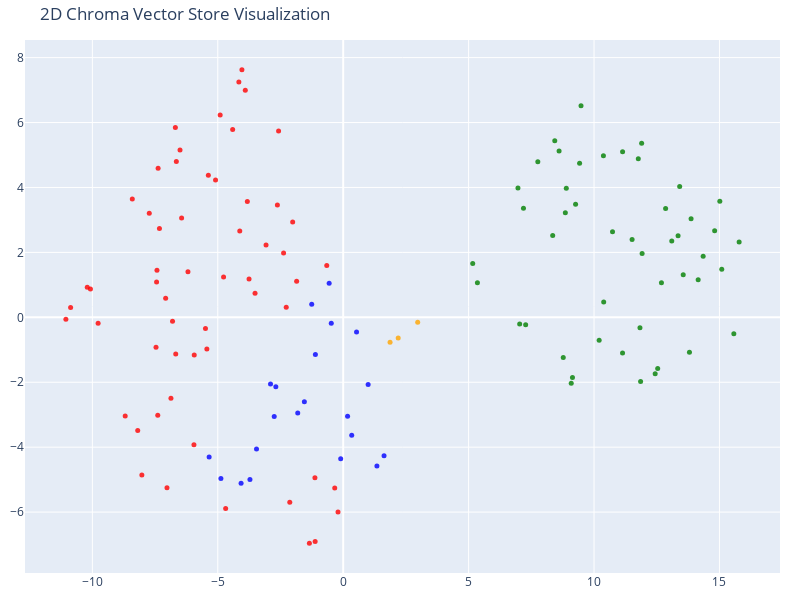

Notebook source saved alongside this figure:
### Code cell
# Use TSNE to reduce to 2D

tsne = TSNE(n_components=2, random_state=42)
reduced_vectors = tsne.fit_transform(vectors)

# Criar o gráfico 2D
fig = go.Figure(data=[go.Scatter(
    x=reduced_vectors[:, 0],
    y=reduced_vectors[:, 1],
    mode='markers',
    marker=dict(size=5, color=colors, opacity=0.8),
    text=[f"Type: {t}<br>Text: {d[:100]}..." for t, d in zip(doc_types, documents)],
    hoverinfo='text'
)])

fig.update_layout(
    title='2D Chroma Vector Store Visualization',
    scene=dict(xaxis_title='x', yaxis_title='y'),
    width=800,
    height=600,
    margin=dict(r=20, b=10, l=10, t=40)
)

# Mostrar o gráfico
fig.show()

### Figure 1 — Plotly figure (JSON) as saved in the notebook; plotly's stock layout.template omitted (floating-point values rounded to 4 significant figures)
{"data": [{"hoverinfo": "text", "marker": {"color": ["orange", "orange", "orange", "red", "red", "red", "red", "red", "red", "red", "red", "red", "red", "red", "red", "red", "red", "red", "red", "red", "red", "red", "red", "red", "red", "red", "red", "red", "red", "red", "red", "red", "red", "red", "red", "red", "red", "red", "red", "red", "red", "red", "red", "red", "red", "red", "red", "red", "red", "red", "red", "red", "red", "red", "red", "red", "red", "red", "red", "red", "green", "green", "green", "green", "green", "green", "green", "green", "green", "green", "green", "green", "green", "green", "green", "green", "green", "green", "green", "green", "green", "green", "green", "green", "green", "green", "green", "green", "green", "green", "green", "green", "green", "green", "green", "green", "green", "green", "green", "green", "green", "green", "green", "green", "green", "green", "green", "blue", "blue", "blue", "blue", "blue", "blue", "blue", "blue", "blue", "blue", "blue", "blue", "blue", "blue", "blue", "blue", "blue", "blue", "blue", "blue", "blue"], "opacity": 0.8, "size": 5}, "mode": "markers", "text": ["Type: company<br>Text: # About Insurellm\n\nInsurellm was founded by Avery Lancaster in 2015 as an insurance tech startup des...", "Type: company<br>Text: # Careers at Insurellm\n\nInsurellm is hiring! We are looking for talented software engineers, data sc...", "Type: company<br>Text: # Overview of Insurellm\n\nInsurellm is an innovative insurance tech firm with 200 employees across th...", "Type: contracts<br>Text: # Contract Agreement\n\n**Client Name**: Premier Auto Insurance Co.  \n**Product Name**: Carllm  \n\n---\n...", "Type: contracts<br>Text: ---\n\n## Renewal\n\n1. **Automatic Renewal**: This contract will automatically renew for successive one...", "Type: contracts<br>Text: ---\n\n## Features\n\n1. **AI-Powered Risk Assessment**: Comprehensive tools that analyze driver behavio...", "Type: contracts<br>Text: ---\n\n## Support\n\n1. **Customer Support Availability**: Insurellm shall provide technical support to ...", "Type: contracts<br>Text: **Authorized Signatures**:\n\n*Premier Auto Insurance Co.*  \n_________________________  \nName: [Client...", "Type: contracts<br>Text: # Contract with Apex Reinsurance for Rellm: AI-Powered Enterprise Reinsurance Solution\n\n## Terms\n\n1....", "Type: contracts<br>Text: ## Renewal\n\n1. **Automatic Renewal**: This Agreement will automatically renew for successive one-yea...", "Type: contracts<br>Text: 2. **Seamless Integrations**: The architecture of Rellm allows for easy integration with existing sy...", "Type: contracts<br>Text: 1. **Technical Support**: Provider shall offer dedicated technical support to the Client via phone, ...", "Type: contracts<br>Text: **Insurellm, Inc.**  \n_____________________________  \nAuthorized Signature   \nDate: ________________...", "Type: contracts<br>Text: # Contract with Belvedere Insurance for Markellm\n\n## Terms\nThis Contract (\"Agreement\") is made and e...", "Type: contracts<br>Text: ## Renewal\n1. **Renewal Terms**: This Agreement may be renewed for additional one-year terms upon mu...", "Type: contracts<br>Text: ## Features\n1. **AI-Powered Matching**: Belvedere Insurance will benefit from Markellm's AI-powered ...", "Type: contracts<br>Text: ## Support\n1. **Technical Support**: Technical support will be available from 9 AM to 7 PM EST, Mond...", "Type: contracts<br>Text: **Belvedere Insurance**  \nSignature: ______________________  \nName: [Authorized Signatory]  \nTitle: ...", "Type: contracts<br>Text: # Contract with BrightWay Solutions for Markellm\n\n**Contract Date:** October 5, 2023  \n**Contract ID...", "Type: contracts<br>Text: 3. **Service Level Agreement (SLA):**  \n   Insurellm commits to a 99.9% uptime for the platform with...", "Type: contracts<br>Text: 2. **Real-Time Quote Availability:**  \n   Consumers sourced via BrightWay Solutions will receive rea...", "Type: contracts<br>Text: 3. **Training and Onboarding:**  \n   Insurellm agrees to provide one free training session on how to...", "Type: contracts<br>Text: # Contract with EverGuard Insurance for Rellm: AI-Powered Enterprise Reinsurance Solution\n\n**Contrac...", "Type: contracts<br>Text: 4. **Usage Rights**: EverGuard Insurance is granted a non-exclusive, non-transferable license to acc...", "Type: contracts<br>Text: 1. **Core Functionality**: Rellm provides EverGuard Insurance with advanced AI-driven analytics, sea...", "Type: contracts<br>Text: 1. **Customer Support**: Insurellm will provide EverGuard Insurance with 24/7 customer support, incl...", "Type: contracts<br>Text: ---\n\n**Signatures**  \n**For Insurellm**: __________________________  \n**Name**: John Smith  \n**Title...", "Type: contracts<br>Text: # Contract with GreenField Holdings for Markellm\n\n**Effective Date:** November 15, 2023  \n**Contract...", "Type: contracts<br>Text: ## Renewal\n1. **Automatic Renewal**: This contract will automatically renew for sequential one-year ...", "Type: contracts<br>Text: ## Features\n1. **AI-Powered Matching**: Access to advanced algorithms that connect GreenField Holdin...", "Type: contracts<br>Text: ## Support\n1. **Customer Support Access**: The Client will have access to dedicated support through ...", "Type: contracts<br>Text: **Signatures:**  \n_________________________                           _________________________  \n**...", "Type: contracts<br>Text: # Contract with Greenstone Insurance for Homellm\n\n---\n\n## Terms\n\n1. **Parties**: This Contract (\"Agr...", "Type: contracts<br>Text: 4. **Payment Terms**: \n   - The Customer shall pay an amount of $10,000 per month for the Standard T...", "Type: contracts<br>Text: ---\n\n## Features\n\n- **AI-Powered Risk Assessment**: Customer will have access to enhanced risk evalu...", "Type: contracts<br>Text: - **Customer Portal**: A dedicated portal will be provided, allowing the Customer's clients to manag...", "Type: contracts<br>Text: ______________________________  \n[Name], [Title]  \nDate: ______________________\n\n**For Greenstone In...", "Type: contracts<br>Text: # Contract with GreenValley Insurance for Homellm\n\n**Contract Date:** October 6, 2023  \n**Contract N...", "Type: contracts<br>Text: 4. **Confidentiality:** Both parties agree to maintain the confidentiality of proprietary informatio...", "Type: contracts<br>Text: 1. **AI-Powered Risk Assessment:** Access to advanced AI algorithms for real-time risk evaluations.\n...", "Type: contracts<br>Text: 3. **Regular Updates:** Insurellm will offer ongoing updates and enhancements to the Homellm platfor...", "Type: contracts<br>Text: # Contract with Pinnacle Insurance Co. for Homellm\n\n## Terms\nThis contract (\"Contract\") is entered i...", "Type: contracts<br>Text: ## Renewal\n1. **Renewal Terms**: At the end of the initial term, this Contract shall automatically r...", "Type: contracts<br>Text: ## Features\n1. **AI-Powered Risk Assessment**: Utilized for tailored underwriting decisions specific...", "Type: contracts<br>Text: ## Support\n1. **Technical Support**: Insurellm shall provide 24/7 technical support via an email and...", "Type: contracts<br>Text: # Contract with Roadway Insurance Inc. for Carllm\n\n---\n\n## Terms\n\n1. **Agreement Effective Date**: T...", "Type: contracts<br>Text: ---\n\n## Renewal\n\n1. **Automatic Renewal**: This agreement will automatically renew for an additional...", "Type: contracts<br>Text: ---\n\n## Features\n\n1. **Access to Core Features**: Roadway Insurance Inc. will have access to all Pro...", "Type: contracts<br>Text: ---\n\n## Support\n\n1. **Technical Support**: Roadway Insurance Inc. will receive priority technical su...", "Type: contracts<br>Text: # Contract with Stellar Insurance Co. for Rellm\n\n## Terms\nThis contract is made between **Insurellm*...", "Type: contracts<br>Text: ### Termination\nEither party may terminate this agreement with a **30-day written notice**. In the e...", "Type: contracts<br>Text: ## Features\nStellar Insurance Co. will receive access to the following features of the Rellm product...", "Type: contracts<br>Text: ## Support\nInsurellm provides Stellar Insurance Co. with the following support services:\n\n- **24/7 T...", "Type: contracts<br>Text: # Contract with TechDrive Insurance for Carllm\n\n**Contract Date:** October 1, 2024  \n**Contract Dura...", "Type: contracts<br>Text: ## Renewal\n\n1. **Automatic Renewal**: This contract shall automatically renew for additional one-yea...", "Type: contracts<br>Text: ## Support\n\n1. **Customer Support**: Insurellm will provide 24/7 customer support to TechDrive Insur...", "Type: contracts<br>Text: **TechDrive Insurance Representative:**  \nName: Sarah Johnson  \nTitle: Operations Director  \nDate: _...", "Type: contracts<br>Text: # Contract with Velocity Auto Solutions for Carllm\n\n**Contract Date:** October 1, 2023  \n**Contract ...", "Type: contracts<br>Text: ## Renewal\n\n1. **Automatic Renewal**: This contract will automatically renew for successive 12-month...", "Type: contracts<br>Text: ## Support\n\n1. **Customer Support**: Velocity Auto Solutions will have access to Insurellm’s custome...", "Type: employees<br>Text: # HR Record\n\n# Alex Chen\n\n## Summary\n- **Date of Birth:** March 15, 1990  \n- **Job Title:** Backend ...", "Type: employees<br>Text: ## Annual Performance History\n- **2020:**  \n  - Completed onboarding successfully.  \n  - Met expecta...", "Type: employees<br>Text: ## Compensation History\n- **2020:** Base Salary: $80,000  \n- **2021:** Base Salary Increase to $90,0...", "Type: employees<br>Text: Alex Chen continues to be a vital asset at Insurellm, contributing significantly to innovative backe...", "Type: employees<br>Text: # HR Record\n\n# Alex Harper\n\n## Summary\n- **Date of Birth**: March 15, 1993  \n- **Job Title**: Sales ...", "Type: employees<br>Text: ## Annual Performance History  \n- **2021**:  \n  - **Performance Rating**: 4.5/5  \n  - **Key Achievem...", "Type: employees<br>Text: - **2022**:  \n  - **Base Salary**: $65,000 (Promotion to Senior SDR)  \n  - **Bonus**: $13,000 (20% o...", "Type: employees<br>Text: # HR Record\n\n# Alex Thomson\n\n## Summary\n- **Date of Birth:** March 15, 1995  \n- **Job Title:** Sales...", "Type: employees<br>Text: ## Annual Performance History  \n- **2022** - Rated as \"Exceeds Expectations.\" Alex Thomson achieved ...", "Type: employees<br>Text: ## Other HR Notes\n- Alex Thomson is an active member of the Diversity and Inclusion committee at Ins...", "Type: employees<br>Text: # Avery Lancaster\n\n## Summary\n- **Date of Birth**: March 15, 1985  \n- **Job Title**: Co-Founder & Ch...", "Type: employees<br>Text: - **2010 - 2013**: Business Analyst at Edge Analytics  \n  Prior to joining Innovate, Avery worked as...", "Type: employees<br>Text: - **2018**: **Exceeds Expectations**  \n  Under Avery’s pivoted vision, Insurellm launched two new su...", "Type: employees<br>Text: - **2022**: **Satisfactory**  \n  Avery focused on rebuilding team dynamics and addressing employee c...", "Type: employees<br>Text: ## Compensation History\n- **2015**: $150,000 base salary + Significant equity stake  \n- **2016**: $1...", "Type: employees<br>Text: ## Other HR Notes\n- **Professional Development**: Avery has actively participated in leadership trai...", "Type: employees<br>Text: # HR Record\n\n# Emily Carter\n\n## Summary\n- **Date of Birth:** August 12, 1990  \n- **Job Title:** Acco...", "Type: employees<br>Text: - **2017-2019:** Marketing Intern  \n  - Assisted with market research and campaign development for s...", "Type: employees<br>Text: ## Compensation History\n| Year | Base Salary | Bonus         | Total Compensation |\n|------|--------...", "Type: employees<br>Text: Emily Carter exemplifies the kind of talent that drives Insurellm's success and is an invaluable ass...", "Type: employees<br>Text: # HR Record\n\n# Emily Tran\n\n## Summary\n- **Date of Birth:** March 18, 1991  \n- **Job Title:** Digital...", "Type: employees<br>Text: - **January 2017 - May 2018**: Marketing Intern  \n  - Supported the Marketing team by collaborating ...", "Type: employees<br>Text: - **2021**:  \n  - Performance Rating: Meets Expectations  \n  - Key Achievements: Contributed to the ...", "Type: employees<br>Text: - **Professional Development Goals**:  \n  - Emily Tran aims to become a Marketing Manager within the...", "Type: employees<br>Text: # HR Record\n\n# Jordan Blake\n\n## Summary\n- **Date of Birth:** March 15, 1993  \n- **Job Title:** Sales...", "Type: employees<br>Text: ## Annual Performance History\n- **2021:** First year at Insurellm; achieved 90% of monthly targets. ...", "Type: employees<br>Text: ## Other HR Notes\n- Jordan has shown an interest in continuing education, actively participating in ...", "Type: employees<br>Text: # HR Record\n\n# Jordan K. Bishop\n\n## Summary\n- **Date of Birth:** March 15, 1990\n- **Job Title:** Fro...", "Type: employees<br>Text: ## Annual Performance History\n- **2019:** Exceeds Expectations - Continuously delivered high-quality...", "Type: employees<br>Text: ## Compensation History\n- **June 2018:** Starting Salary - $85,000\n- **June 2019:** Salary Increase ...", "Type: employees<br>Text: ## Other HR Notes\n- Jordan K. Bishop has been an integral part of club initiatives, including the In...", "Type: employees<br>Text: # HR Record\n\n# Maxine Thompson\n\n## Summary\n- **Date of Birth:** January 15, 1991  \n- **Job Title:** ...", "Type: employees<br>Text: ## Insurellm Career Progression\n- **January 2017 - October 2018**: **Junior Data Engineer**  \n  * Ma...", "Type: employees<br>Text: ## Annual Performance History\n- **2017**: *Meets Expectations*  \n  Maxine showed potential in her ro...", "Type: employees<br>Text: - **2021**: *Exceeds Expectations*  \n  Maxine spearheaded the transition to a new data warehousing s...", "Type: employees<br>Text: ## Compensation History\n- **2017**: $70,000 (Junior Data Engineer)  \n- **2018**: $75,000 (Junior Dat...", "Type: employees<br>Text: # HR Record\n\n# Oliver Spencer\n\n## Summary\n- **Date of Birth**: May 14, 1990  \n- **Job Title**: Backe...", "Type: employees<br>Text: ## Annual Performance History\n- **2018**: **3/5** - Adaptable team player but still learning to take...", "Type: employees<br>Text: ## Compensation History\n- **March 2018**: Initial salary of $80,000.\n- **July 2019**: Salary increas...", "Type: employees<br>Text: # Samantha Greene\n\n## Summary\n- **Date of Birth:** October 14, 1990\n- **Job Title:** HR Generalist\n-...", "Type: employees<br>Text: ## Annual Performance History\n- **2020:** Exceeds Expectations  \n  Samantha Greene demonstrated exce...", "Type: employees<br>Text: ## Compensation History\n- **2020:** Base Salary - $55,000  \n  The entry-level salary matched industr...", "Type: employees<br>Text: - **2023:** Base Salary - $70,000  \n  Recognized for substantial improvement in employee relations m...", "Type: employees<br>Text: # HR Record\n\n# Samuel Trenton\n\n## Summary\n- **Date of Birth:** April 12, 1989  \n- **Job Title:** Sen...", "Type: employees<br>Text: ## Annual Performance History\n- **2023:** Rating: 4.5/5  \n  *Samuel exceeded expectations, successfu...", "Type: employees<br>Text: ## Compensation History\n- **2023:** Base Salary: $115,000 + Bonus: $15,000  \n  *Annual bonus based o...", "Type: employees<br>Text: - **Engagement in Company Culture:** Regularly participates in team-building events and contributes ...", "Type: products<br>Text: # Product Summary\n\n# Carllm\n\n## Summary\n\nCarllm is an innovative auto insurance product developed by...", "Type: products<br>Text: - **Instant Quoting**: With Carllm, insurance companies can offer near-instant quotes to customers, ...", "Type: products<br>Text: - **Mobile Integration**: Carllm is designed to work seamlessly with mobile applications, providing ...", "Type: products<br>Text: - **Professional Tier**: $2,500/month\n  - For medium-sized companies.\n  - All Basic Tier features pl...", "Type: products<br>Text: ### Q2 2025: Customer Experience Improvements\n- Launch of a new **mobile app** for end-users.\n- Intr...", "Type: products<br>Text: # Product Summary\n\n# Homellm\n\n## Summary\nHomellm is an innovative home insurance product developed b...", "Type: products<br>Text: ### 2. Dynamic Pricing Model\nWith Homellm's innovative dynamic pricing model, insurance providers ca...", "Type: products<br>Text: ### 5. Multi-Channel Integration\nHomellm seamlessly integrates into existing insurance platforms, pr...", "Type: products<br>Text: - **Basic Tier:** Starting at $5,000/month for small insurers with basic integration features.\n- **S...", "Type: products<br>Text: All tiers include a comprehensive training program and ongoing updates to ensure optimal performance...", "Type: products<br>Text: With Homellm, Insurellm is committed to transforming the landscape of home insurance, ensuring both ...", "Type: products<br>Text: # Product Summary\n\n# Markellm\n\n## Summary\n\nMarkellm is an innovative two-sided marketplace designed ...", "Type: products<br>Text: - **User-Friendly Interface**: Designed with user experience in mind, Markellm features an intuitive...", "Type: products<br>Text: - **Customer Support**: Our dedicated support team is always available to assist both consumers and ...", "Type: products<br>Text: ### For Insurance Companies:\n- **Basic Listing Fee**: $199/month for a featured listing on the platf...", "Type: products<br>Text: ### Q3 2025\n- Initiate a comprehensive marketing campaign targeting both consumers and insurers to i...", "Type: products<br>Text: # Product Summary\n\n# Rellm: AI-Powered Enterprise Reinsurance Solution\n\n## Summary\n\nRellm is an inno...", "Type: products<br>Text: ### Seamless Integrations\nRellm's architecture is designed for effortless integration with existing ...", "Type: products<br>Text: ### Regulatory Compliance Tools\nRellm includes built-in compliance tracking features to help organiz...", "Type: products<br>Text: Join the growing number of organizations leveraging Rellm to enhance their reinsurance processes whi...", "Type: products<br>Text: Experience the future of reinsurance with Rellm, where innovation meets reliability. Let Insurellm h..."], "type": "scatter", "x": [2.193, 2.969, 1.868, -6.506, -4.905, -1.119, -7.425, -10.08, -2.624, -2.015, -0.6562, -6.189, -10.2, -7.393, -4.038, -4.687, -7.441, -9.771, -8.192, -8.027, -7.025, -8.691, -3.076, -2.377, -1.856, -3.753, -4.769, -6.868, -3.903, -2.13, -5.95, -10.87, -6.677, -2.577, -0.3379, -6.805, -11.06, -5.94, -5.435, -1.127, -5.491, -7.462, -4.16, -0.2071, -7.078, -6.691, -4.407, -1.348, -6.442, -4.124, -3.822, -2.271, -3.515, -7.378, -5.376, -7.731, -8.409, -6.652, -5.089, -7.326, 8.606, 12.44, 13.35, 5.35, 9.264, 14.81, 15.01, 8.856, 15.78, 8.352, 7.036, 8.773, 9.14, 9.091, 14.15, 7.274, 10.37, 13.8, 12.85, 5.164, 11.14, 11.76, 13.41, 11.9, 8.894, 13.87, 7.186, 7.758, 11.86, 13.55, 6.966, 9.481, 10.39, 11.14, 10.2, 12.69, 8.434, 12.54, 13.1, 10.74, 11.83, 11.92, 11.52, 9.424, 15.09, 14.35, 15.57, -1.548, -1.813, -2.686, -2.897, -2.751, 0.1749, -0.1002, 0.3396, 1.343, 1.628, 0.994, -3.718, -4.071, -4.875, -5.345, -3.457, -0.476, -0.5599, -1.255, -1.109, 0.5324], "y": [-0.6381, -0.1537, -0.7687, 5.15, 6.234, -6.904, 1.449, 0.8742, 3.464, 2.932, 1.593, 1.407, 0.9279, -3.014, 7.625, -5.893, 1.084, -0.1804, -3.483, -4.855, -5.251, -3.043, 2.227, 1.981, 1.109, 1.182, 1.246, -2.495, 6.994, -5.698, -3.924, 0.3045, -1.132, 5.738, -5.256, -0.1213, -0.05589, -1.157, -0.9754, -4.945, -0.3406, -0.922, 7.251, -5.993, 0.589, 5.844, 5.787, -6.959, 3.057, 2.662, 3.566, 0.3071, 0.7422, 4.591, 4.377, 3.204, 3.644, 4.796, 4.233, 2.738, 5.124, -1.741, 2.511, 1.066, 3.483, 2.663, 3.575, 3.218, 2.322, 2.524, -0.2079, -1.236, -1.85, -2.032, 1.157, -0.2302, 4.974, -1.079, 3.356, 1.654, 5.103, 4.881, 4.026, 5.364, 3.976, 3.033, 3.359, 4.793, -1.979, 1.311, 3.987, 6.515, 0.4737, -1.096, -0.7027, 1.064, 5.439, -1.574, 2.354, 2.638, -0.3232, 1.968, 2.396, 4.749, 1.481, 1.884, -0.5055, -2.598, -2.949, -2.137, -2.058, -3.058, -3.049, -4.355, -3.636, -4.576, -4.268, -2.069, -4.999, -5.107, -4.964, -4.306, -4.055, -0.1811, 1.052, 0.4051, -1.143, -0.4543]}], "layout": {"height": 600, "margin": {"b": 10, "l": 10, "r": 20, "t": 40}, "scene": {"xaxis": {"title": {"text": "x"}}, "yaxis": {"title": {"text": "y"}}}, "title": {"text": "2D Chroma Vector Store Visualization"}, "width": 800}}
